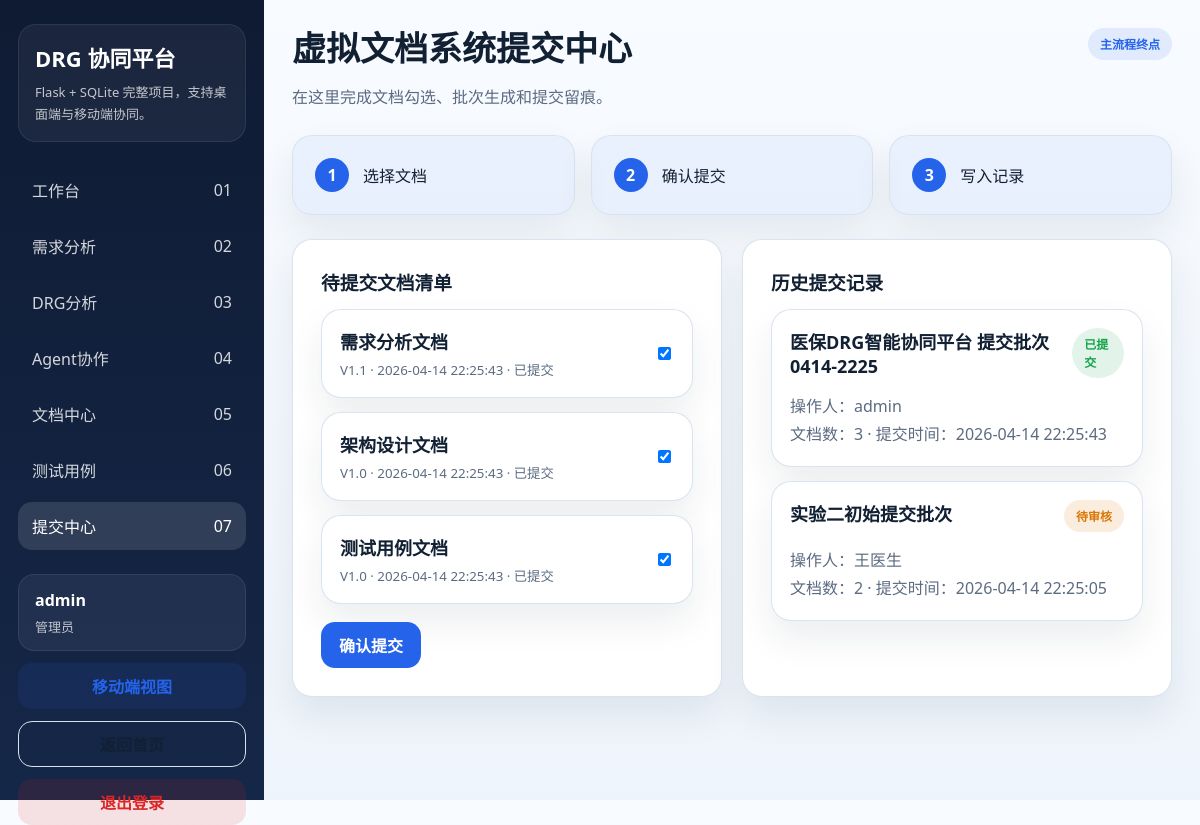
Page /submit (signed in) on the committed database.
### tables this page shows
CREATE TABLE users (
            id INTEGER PRIMARY KEY AUTOINCREMENT,
            username TEXT NOT NULL UNIQUE,
            password_hash TEXT NOT NULL,
            role TEXT NOT NULL,
            created_at TEXT NOT NULL
        );

CREATE TABLE documents (
            id INTEGER PRIMARY KEY AUTOINCREMENT,
            project_id INTEGER NOT NULL,
            title TEXT NOT NULL,
            status TEXT NOT NULL,
            version TEXT NOT NULL,
            content TEXT NOT NULL,
            updated_at TEXT NOT NULL,
            FOREIGN KEY(project_id) REFERENCES projects(id)
        );

CREATE TABLE submissions (
            id INTEGER PRIMARY KEY AUTOINCREMENT,
            project_id INTEGER NOT NULL,
            batch_name TEXT NOT NULL,
            status TEXT NOT NULL,
            docs_count INTEGER NOT NULL,
            operator_name TEXT NOT NULL,
            submitted_at TEXT NOT NULL,
            FOREIGN KEY(project_id) REFERENCES projects(id)
        );

### app.py (the view, shortened to what this page needs)
@app.route("/submit", methods=["GET", "POST"])
@login_required
def submit_page():
    project = get_project()
    documents = get_documents(project["id"])
    return render_template(
        "submit.html",
        page_key="submit",
        project=project,
        documents=documents,
        submissions=get_submissions(project["id"]),
    )

### app.py (called while the page is built)
def get_db() -> sqlite3.Connection:
    if "db" not in g:
        connection = sqlite3.connect(app.config["DATABASE"])
        connection.row_factory = sqlite3.Row
        g.db = connection
    return g.db

def fetch_one(query: str, params: tuple[Any, ...] = ()) -> sqlite3.Row | None:
    return get_db().execute(query, params).fetchone()

def fetch_all(query: str, params: tuple[Any, ...] = ()) -> list[sqlite3.Row]:
    return get_db().execute(query, params).fetchall()

def get_project() -> sqlite3.Row:
    project = fetch_one("SELECT * FROM projects ORDER BY id LIMIT 1")
    if project is None:
        raise RuntimeError("Project seed data not found.")
    return project

def get_documents(project_id: int) -> list[dict[str, Any]]:
    rows = fetch_all("SELECT * FROM documents WHERE project_id = ? ORDER BY id", (project_id,))
    return [
        {
            "id": row["id"],
            "title": row["title"],
            "status": row["status"],
            "version": row["version"],
            "content_lines": row["content"].split("\n"),
            "updated_at": row["updated_at"],
        }
        for row in rows
    ]

def get_submissions(project_id: int) -> list[sqlite3.Row]:
    return fetch_all("SELECT * FROM submissions WHERE project_id = ? ORDER BY id DESC", (project_id,))

def login_required(view):
    @wraps(view)
    def wrapped_view(**kwargs):
        if g.user is None:
            return redirect(url_for("login"))
        return view(**kwargs)
    return wrapped_view

@app.before_request
def load_logged_in_user() -> None:
    user_id = session.get("user_id")
    if user_id is None:
        g.user = None
        return
    g.user = fetch_one("SELECT * FROM users WHERE id = ?", (user_id,))

@app.context_processor
def inject_globals() -> dict[str, Any]:
    return {"current_user": g.get("user")}

### templates/submit.html (shortened to what this page needs)
{% extends 'base.html' %}
{% block content %}
<header class="topbar">
    <div>
        <h1>虚拟文档系统提交中心</h1>
        <p>在这里完成文档勾选、批次生成和提交留痕。</p>
    </div>
    <div class="topbar-actions">
        <span class="badge">主流程终点</span>
    </div>
</header>
<section class="step-grid">
    <article class="step-card active-step"><strong>1</strong><span>选择文档</span></article>
    <article class="step-card active-step"><strong>2</strong><span>确认提交</span></article>
    <article class="step-card active-step"><strong>3</strong><span>写入记录</span></article>
</section>
<section class="panel-grid two-columns">
    <article class="panel">
        <div class="panel-header">
            <h3>待提交文档清单</h3>
        </div>
        <form method="post" class="form-grid">
            <div class="list-stack">
                {% for item in documents %}
                    <label class="item-card checkbox-card">
                        <span>
                            <strong>{{ item['title'] }}</strong>
                            <small>{{ item['version'] }} · {{ item['updated_at'] }} · {{ item['status'] }}</small>
                        </span>
                        <input type="checkbox" name="document_ids" value="{{ item['id'] }}" checked />
                    </label>
                {% endfor %}
            </div>
            <div class="form-actions">
                <button class="button" type="submit">确认提交</button>
            </div>
        </form>
    </article>
    <article class="panel">
        <div class="panel-header">
            <h3>历史提交记录</h3>
        </div>
        <div class="list-stack">
            {% for item in submissions %}
                <div class="item-card">
                    <div class="item-card-top wrap-top">
                        <strong>{{ item['batch_name'] }}</strong>
                        <span class="status-tag {% if item['status'] == '已提交' %}success{% else %}warning{% endif %}">{{ item['status'] }}</span>
                    </div>
                    <p>操作人：{{ item['operator_name'] }}</p>
                    <p>文档数：{{ item['docs_count'] }} · 提交时间：{{ item['submitted_at'] }}</p>
                </div>
            {% endfor %}
        </div>
    </article>
</section>
{% endblock %}

### templates/base.html (shortened to what this page needs)
<!DOCTYPE html>
<html lang="zh-CN">
<head>
    <link rel="stylesheet" href="{{ url_for('static', filename='css/style.css') }}" />
</head>
<body>
<div class="app-shell">
    <aside class="sidebar">
        <div class="brand-block">
            <h2 class="brand-title">DRG 协同平台</h2>
            <p class="brand-subtitle">Flask + SQLite 完整项目，支持桌面端与移动端协同。</p>
        </div>
        <nav class="nav-list">
            <a class="nav-item {% if page_key == 'dashboard' %}active{% endif %}" href="{{ url_for('dashboard') }}"><span>工作台</span><span>01</span></a>
            <a class="nav-item {% if page_key == 'analysis' %}active{% endif %}" href="{{ url_for('analysis') }}"><span>需求分析</span><span>02</span></a>
            <a class="nav-item {% if page_key == 'cases' %}active{% endif %}" href="{{ url_for('cases_page') }}"><span>DRG分析</span><span>03</span></a>
            <a class="nav-item {% if page_key == 'agents' %}active{% endif %}" href="{{ url_for('agents_page') }}"><span>Agent协作</span><span>04</span></a>
            <a class="nav-item {% if page_key == 'documents' %}active{% endif %}" href="{{ url_for('documents_page') }}"><span>文档中心</span><span>05</span></a>
            <a class="nav-item {% if page_key == 'tests' %}active{% endif %}" href="{{ url_for('tests_page') }}"><span>测试用例</span><span>06</span></a>
            <a class="nav-item {% if page_key == 'submit' %}active{% endif %}" href="{{ url_for('submit_page') }}"><span>提交中心</span><span>07</span></a>
        </nav>
        <div class="sidebar-footer">
            <div class="user-mini-card">
                <strong>{{ current_user['username'] if current_user else '访客' }}</strong>
                <span>{{ current_user['role'] if current_user else '未登录' }}</span>
            </div>
            <a class="button-secondary full" href="{{ url_for('mobile_home') }}">移动端视图</a>
            <a class="button-ghost full" href="{{ url_for('index') }}">返回首页</a>
            <a class="button-danger full" href="{{ url_for('logout') }}">退出登录</a>
        </div>
    </aside>
    <main class="main-content">
        {% block content %}{% endblock %}
    </main>
</div>
</body>
</html>

### rows in the picture
users: username "admin", role "管理员"
documents: title "需求分析文档", version "V1.1", updated_at "2026-04-14 22:25:43", status "已提交"
documents: title "架构设计文档", version "V1.0", updated_at "2026-04-14 22:25:43", status "已提交"
documents: title "测试用例文档", version "V1.0", updated_at "2026-04-14 22:25:43", status "已提交"
submissions: batch_name "医保DRG智能协同平台 提交批次 0414-2225", status "已提交", operator_name "admin", docs_count "3", submitted_at "2026-04-14 22:25:43"
submissions: batch_name "实验二初始提交批次", status "待审核", operator_name "王医生", docs_count "2", submitted_at "2026-04-14 22:25:05"
